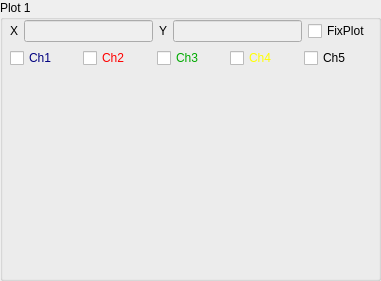
   <widget class="QGroupBox" name="groupBoxPlot_1">
    <property name="geometry">
     <rect>
      <x>340</x>
      <y>10</y>
      <width>381</width>
      <height>281</height>
     </rect>
    </property>
    <property name="title">
     <string>Plot 1</string>
    </property>
    <widget class="QCustomPlot" name="customPlot_1" native="true">
     <property name="geometry">
      <rect>
       <x>10</x>
       <y>80</y>
       <width>361</width>
       <height>191</height>
      </rect>
     </property>
    </widget>
    <widget class="QWidget" name="layoutWidget">
     <property name="geometry">
      <rect>
       <x>10</x>
       <y>20</y>
       <width>361</width>
       <height>49</height>
      </rect>
     </property>
     <layout class="QVBoxLayout" name="verticalLayout">
      <item>
       <layout class="QHBoxLayout" name="horizontalLayout_19">
        <item>
         <widget class="QLabel" name="labelXValuePlot_1">
          <property name="text">
           <string>X</string>
          </property>
         </widget>
        </item>
        <item>
         <widget class="QLineEdit" name="lineEditXValuePlot_1">
          <property name="enabled">
           <bool>false</bool>
          </property>
          <property name="alignment">
           <set>Qt::AlignLeading|Qt::AlignLeft|Qt::AlignVCenter</set>
          </property>
         </widget>
        </item>
        <item>
         <widget class="QLabel" name="labelYValuePlot_1">
          <property name="text">
           <string>Y</string>
          </property>
         </widget>
        </item>
        <item>
         <widget class="QLineEdit" name="lineEditYValuePlot_1">
          <property name="enabled">
           <bool>false</bool>
          </property>
          <property name="alignment">
           <set>Qt::AlignLeading|Qt::AlignLeft|Qt::AlignVCenter</set>
          </property>
         </widget>
        </item>
        <item>
         <widget class="QCheckBox" name="checkBoxFixedPlot_1">
          <property name="text">
           <string>FixPlot</string>
          </property>
         </widget>
        </item>
       </layout>
      </item>
      <item>
       <layout class="QHBoxLayout" name="horizontalLayout_8">
        <item>
         <widget class="QCheckBox" name="checkBoxChannel_1_Plot_1">
          <property name="palette">
           <palette>
            <active>
             <colorrole role="WindowText">
              <brush brushstyle="SolidPattern">
               <color alpha="255">
                <red>0</red>
                <green>0</green>
                <blue>127</blue>
               </color>
              </brush>
             </colorrole>
             <colorrole role="Dark">
              <brush brushstyle="SolidPattern">
               <color alpha="255">
                <red>0</red>
                <green>0</green>
                <blue>127</blue>
               </color>
              </brush>
             </colorrole>
             <colorrole role="Text">
              <brush brushstyle="SolidPattern">
               <color alpha="255">
                <red>0</red>
                <green>0</green>
                <blue>0</blue>
               </color>
              </brush>
             </colorrole>
             <colorrole role="ButtonText">
              <brush brushstyle="SolidPattern">
               <color alpha="255">
                <red>0</red>
                <green>0</green>
                <blue>0</blue>
               </color>
              </brush>
             </colorrole>
            </active>
            <inactive>
             <colorrole role="WindowText">
              <brush brushstyle="SolidPattern">
               <color alpha="255">
                <red>0</red>
                <green>0</green>
                <blue>127</blue>
               </color>
              </brush>
             </colorrole>
             <colorrole role="Dark">
              <brush brushstyle="SolidPattern">
               <color alpha="255">
                <red>0</red>
                <green>0</green>
                <blue>127</blue>
               </color>
              </brush>
             </colorrole>
             <colorrole role="Text">
              <brush brushstyle="SolidPattern">
               <color alpha="255">
                <red>0</red>
                <green>0</green>
                <blue>0</blue>
               </color>
              </brush>
             </colorrole>
             <colorrole role="ButtonText">
              <brush brushstyle="SolidPattern">
               <color alpha="255">
                <red>0</red>
                <green>0</green>
                <blue>0</blue>
               </color>
              </brush>
             </colorrole>
            </inactive>
            <disabled>
             <colorrole role="WindowText">
              <brush brushstyle="SolidPattern">
               <color alpha="255">
                <red>0</red>
                <green>0</green>
                <blue>127</blue>
               </color>
              </brush>
             </colorrole>
             <colorrole role="Dark">
              <brush brushstyle="SolidPattern">
               <color alpha="255">
                <red>0</red>
                <green>0</green>
                <blue>127</blue>
               </color>
              </brush>
             </colorrole>
             <colorrole role="Text">
              <brush brushstyle="SolidPattern">
               <color alpha="255">
                <red>0</red>
                <green>0</green>
                <blue>127</blue>
               </color>
              </brush>
             </colorrole>
             <colorrole role="ButtonText">
              <brush brushstyle="SolidPattern">
               <color alpha="255">
                <red>0</red>
                <green>0</green>
                <blue>127</blue>
               </color>
              </brush>
             </colorrole>
            </disabled>
           </palette>
          </property>
          <property name="text">
           <string>Ch1</string>
          </property>
         </widget>
        </item>
        <item>
         <widget class="QCheckBox" name="checkBoxChannel_2_Plot_1">
          <property name="palette">
           <palette>
            <active>
             <colorrole role="WindowText">
              <brush brushstyle="SolidPattern">
               <color alpha="255">
                <red>255</red>
                <green>0</green>
                <blue>0</blue>
               </color>
              </brush>
             </colorrole>
             <colorrole role="Dark">
              <brush brushstyle="SolidPattern">
               <color alpha="255">
                <red>255</red>
                <green>0</green>
                <blue>0</blue>
               </color>
              </brush>
             </colorrole>
             <colorrole role="Text">
              <brush brushstyle="SolidPattern">
               <color alpha="255">
                <red>0</red>
                <green>0</green>
                <blue>0</blue>
               </color>
              </brush>
             </colorrole>
             <colorrole role="ButtonText">
              <brush brushstyle="SolidPattern">
               <color alpha="255">
                <red>0</red>
                <green>0</green>
                <blue>0</blue>
               </color>
              </brush>
             </colorrole>
            </active>
            <inactive>
             <colorrole role="WindowText">
              <brush brushstyle="SolidPattern">
               <color alpha="255">
                <red>255</red>
                <green>0</green>
                <blue>0</blue>
               </color>
              </brush>
             </colorrole>
             <colorrole role="Dark">
              <brush brushstyle="SolidPattern">
               <color alpha="255">
                <red>255</red>
                <green>0</green>
                <blue>0</blue>
               </color>
              </brush>
             </colorrole>
             <colorrole role="Text">
              <brush brushstyle="SolidPattern">
               <color alpha="255">
                <red>0</red>
                <green>0</green>
                <blue>0</blue>
               </color>
              </brush>
             </colorrole>
             <colorrole role="ButtonText">
              <brush brushstyle="SolidPattern">
               <color alpha="255">
                <red>0</red>
                <green>0</green>
                <blue>0</blue>
               </color>
              </brush>
             </colorrole>
            </inactive>
            <disabled>
             <colorrole role="WindowText">
              <brush brushstyle="SolidPattern">
               <color alpha="255">
                <red>255</red>
                <green>0</green>
                <blue>0</blue>
               </color>
              </brush>
             </colorrole>
             <colorrole role="Dark">
              <brush brushstyle="SolidPattern">
               <color alpha="255">
                <red>255</red>
                <green>0</green>
                <blue>0</blue>
               </color>
              </brush>
             </colorrole>
             <colorrole role="Text">
              <brush brushstyle="SolidPattern">
               <color alpha="255">
                <red>255</red>
                <green>0</green>
                <blue>0</blue>
               </color>
              </brush>
             </colorrole>
             <colorrole role="ButtonText">
              <brush brushstyle="SolidPattern">
               <color alpha="255">
                <red>255</red>
                <green>0</green>
                <blue>0</blue>
               </color>
              </brush>
             </colorrole>
            </disabled>
           </palette>
          </property>
          <property name="text">
           <string>Ch2</string>
          </property>
         </widget>
        </item>
        <item>
         <widget class="QCheckBox" name="checkBoxChannel_3_Plot_1">
          <property name="palette">
           <palette>
            <active>
             <colorrole role="WindowText">
              <brush brushstyle="SolidPattern">
               <color alpha="255">
                <red>0</red>
                <green>170</green>
                <blue>0</blue>
               </color>
              </brush>
             </colorrole>
             <colorrole role="Dark">
              <brush brushstyle="SolidPattern">
               <color alpha="255">
                <red>0</red>
                <green>170</green>
                <blue>0</blue>
               </color>
              </brush>
             </colorrole>
             <colorrole role="Text">
              <brush brushstyle="SolidPattern">
               <color alpha="255">
                <red>0</red>
                <green>0</green>
                <blue>0</blue>
               </color>
              </brush>
             </colorrole>
             <colorrole role="ButtonText">
              <brush brushstyle="SolidPattern">
               <color alpha="255">
                <red>0</red>
                <green>0</green>
                <blue>0</blue>
               </color>
              </brush>
             </colorrole>
            </active>
            <inactive>
             <colorrole role="WindowText">
              <brush brushstyle="SolidPattern">
               <color alpha="255">
                <red>0</red>
                <green>170</green>
                <blue>0</blue>
               </color>
              </brush>
             </colorrole>
             <colorrole role="Dark">
              <brush brushstyle="SolidPattern">
               <color alpha="255">
                <red>0</red>
                <green>170</green>
                <blue>0</blue>
               </color>
              </brush>
             </colorrole>
             <colorrole role="Text">
              <brush brushstyle="SolidPattern">
               <color alpha="255">
                <red>0</red>
                <green>0</green>
                <blue>0</blue>
               </color>
              </brush>
             </colorrole>
             <colorrole role="ButtonText">
              <brush brushstyle="SolidPattern">
               <color alpha="255">
                <red>0</red>
                <green>0</green>
                <blue>0</blue>
               </color>
              </brush>
             </colorrole>
            </inactive>
            <disabled>
             <colorrole role="WindowText">
              <brush brushstyle="SolidPattern">
               <color alpha="255">
                <red>0</red>
                <green>170</green>
                <blue>0</blue>
               </color>
              </brush>
             </colorrole>
             <colorrole role="Dark">
              <brush brushstyle="SolidPattern">
               <color alpha="255">
                <red>0</red>
                <green>170</green>
                <blue>0</blue>
               </color>
              </brush>
             </colorrole>
             <colorrole role="Text">
              <brush brushstyle="SolidPattern">
               <color alpha="255">
                <red>0</red>
                <green>170</green>
                <blue>0</blue>
               </color>
              </brush>
             </colorrole>
             <colorrole role="ButtonText">
              <brush brushstyle="SolidPattern">
               <color alpha="255">
                <red>0</red>
                <green>170</green>
                <blue>0</blue>
               </color>
              </brush>
             </colorrole>
            </disabled>
           </palette>
          </property>
          <property name="text">
           <string>Ch3</string>
          </property>
         </widget>
        </item>
        <item>
         <widget class="QCheckBox" name="checkBoxChannel_4_Plot_1">
          <property name="palette">
           <palette>
            <active>
             <colorrole role="WindowText">
              <brush brushstyle="SolidPattern">
               <color alpha="255">
                <red>255</red>
                <green>255</green>
                <blue>0</blue>
               </color>
              </brush>
             </colorrole>
             <colorrole role="Dark">
              <brush brushstyle="SolidPattern">
               <color alpha="255">
                <red>255</red>
                <green>255</green>
                <blue>0</blue>
               </color>
              </brush>
             </colorrole>
             <colorrole role="Text">
              <brush brushstyle="SolidPattern">
               <color alpha="255">
                <red>0</red>
                <green>0</green>
                <blue>0</blue>
               </color>
              </brush>
             </colorrole>
             <colorrole role="ButtonText">
              <brush brushstyle="SolidPattern">
               <color alpha="255">
                <red>0</red>
                <green>0</green>
                <blue>0</blue>
               </color>
              </brush>
             </colorrole>
            </active>
            <inactive>
             <colorrole role="WindowText">
              <brush brushstyle="SolidPattern">
               <color alpha="255">
                <red>255</red>
                <green>255</green>
                <blue>0</blue>
               </color>
              </brush>
             </colorrole>
             <colorrole role="Dark">
              <brush brushstyle="SolidPattern">
               <color alpha="255">
                <red>255</red>
                <green>255</green>
                <blue>0</blue>
               </color>
              </brush>
             </colorrole>
             <colorrole role="Text">
              <brush brushstyle="SolidPattern">
               <color alpha="255">
                <red>0</red>
                <green>0</green>
                <blue>0</blue>
               </color>
              </brush>
             </colorrole>
             <colorrole role="ButtonText">
              <brush brushstyle="SolidPattern">
               <color alpha="255">
                <red>0</red>
                <green>0</green>
                <blue>0</blue>
               </color>
              </brush>
             </colorrole>
            </inactive>
            <disabled>
             <colorrole role="WindowText">
              <brush brushstyle="SolidPattern">
               <color alpha="255">
                <red>255</red>
                <green>255</green>
                <blue>0</blue>
               </color>
              </brush>
             </colorrole>
             <colorrole role="Dark">
              <brush brushstyle="SolidPattern">
               <color alpha="255">
                <red>255</red>
                <green>255</green>
                <blue>0</blue>
               </color>
              </brush>
             </colorrole>
             <colorrole role="Text">
              <brush brushstyle="SolidPattern">
               <color alpha="255">
                <red>255</red>
                <green>255</green>
                <blue>0</blue>
               </color>
              </brush>
             </colorrole>
             <colorrole role="ButtonText">
              <brush brushstyle="SolidPattern">
               <color alpha="255">
                <red>255</red>
                <green>255</green>
                <blue>0</blue>
               </color>
              </brush>
             </colorrole>
            </disabled>
           </palette>
          </property>
          <property name="text">
           <string>Ch4</string>
          </property>
         </widget>
        </item>
        <item>
         <widget class="QCheckBox" name="checkBoxChannel_5_Plot_1">
          <property name="text">
           <string>Ch5</string>
          </property>
         </widget>
        </item>
       </layout>
      </item>
     </layout>
    </widget>
   </widget>
